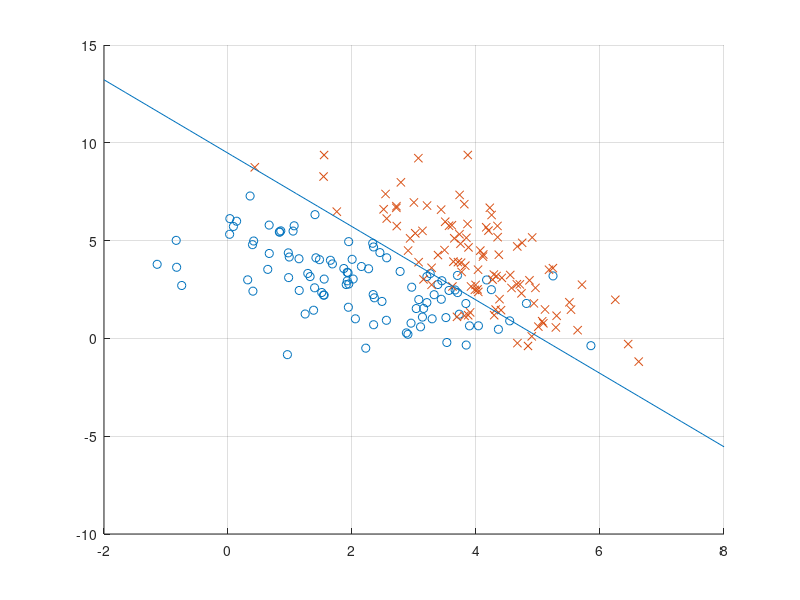

This figure's MATLAB source:
% clear up everything
clear all; close all; clc;
% create a multivariate normal matrix with 2 variables
% postive
n=100; % number of entries
mu = [2,3];
sigma = [2,-1.5;
         -1.5,3];
X1 = [ones(n,1),mvnrnd(mu,sigma,n)];
Y1=ones(n,1);

% negatives
mu = [4,4];
sigma = [1,-1.5;
         -1.5,5];
X2 = [ones(n,1),mvnrnd(mu,sigma,n)];
Y2=-ones(n,1);
scatter(X1(:,2),X1(:,3),'o')
hold on
grid on
scatter(X2(:,2),X2(:,3),'x')

X=[X1;X2];
Y=[Y1;Y2];

% training -- Dual
sz=size(X);
n=sz(1);
eta=0.1;
macro_n=1000;
% initialize dual variables
alpha=zeros(n,1);

for m=1:macro_n
    eta=eta/m;
    for i= randperm(n) 
    W=X; % n*3 matrix
    Alpha_Y=alpha.*Y; %n*1 matrix
    if Alpha_Y'*W*X(i,:)'*Y(i)<=0
        alpha(i)=eta+alpha(i);
    end   
end
end
W=Alpha_Y'*W
%plot line
x = linspace(-2,8,30);
y = (-W(1)*ones(1,30)-W(2).*x)./W(3);
plot(x,y)


